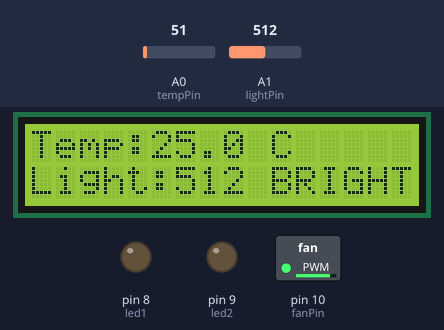
Recording of a sketch running on a simulated Arduino Uno, built with avr-gcc and run on an emulated ATmega328P. Parts: 16×2 character LCD, switched loads named in the sketch (green lamp = pin HIGH), output pins drawn as LEDs (lit = HIGH). The inputs (shaded band) are chosen by the test bench; at power-on: A1 (lightPin) = 512, A0 (tempPin) = 51.

Above: at 1.2 s.
1.3 s: A1 (lightPin) set to 138
At 7.3 s:
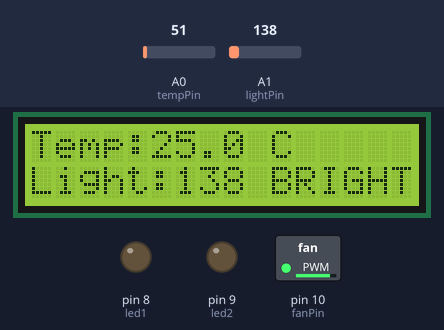
13.3 s: A1 (lightPin) set to 124
At 19.0 s:
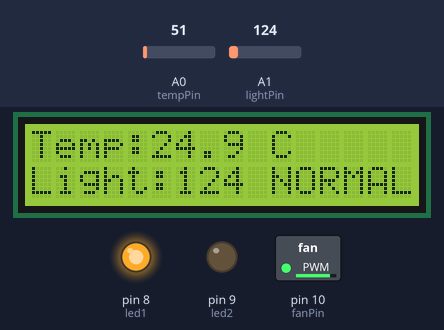
25.3 s: A0 (tempPin) set to 112
At 33.8 s:
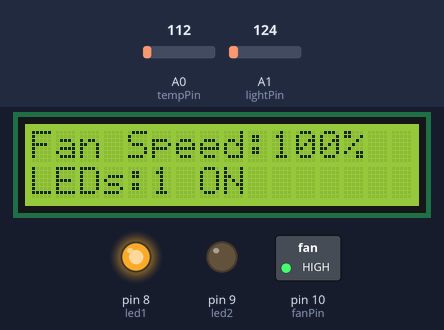
37.3 s: A1 (lightPin) set to 39
At 43.6 s:
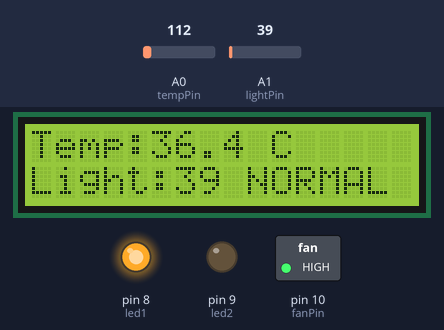
46.2 s: A1 (lightPin) set to 32
At 50.1 s:
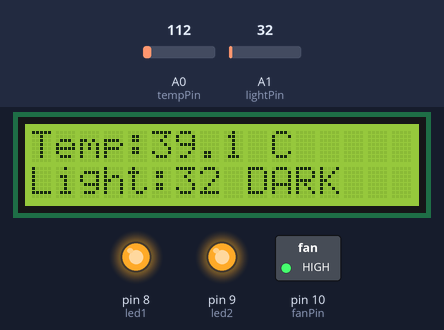
58.2 s: A1 (lightPin) set to 140
At 66.2 s:
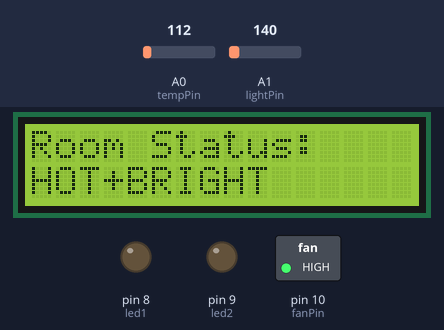
Timing chart, 0 to 67.7 s (numbered marks = the images above; inputs shaded):
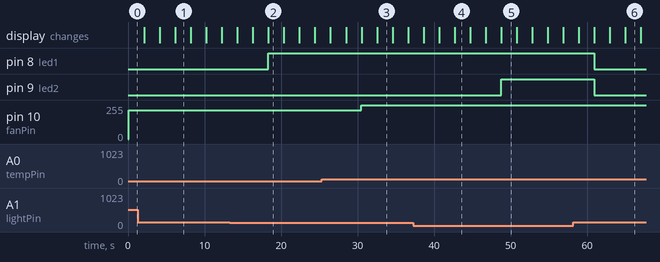

The sketch:

Smart-Room-Environmental-Monitor.ino.ino
```cpp
#include <Wire.h>
#include <LiquidCrystal_I2C.h>

LiquidCrystal_I2C lcd(0x27, 16, 2);

int tempPin = A0;
int lightPin = A1;

int led1 = 8;
int led2 = 9;
int fanPin = 10;

float smoothTemp = 25.0;

void setup() {
  lcd.init();
  lcd.backlight();
  lcd.clear();

  pinMode(led1, OUTPUT);
  pinMode(led2, OUTPUT);
  pinMode(fanPin, OUTPUT);
}

void loop() {
  // ===== Read Temperature =====
  int tempValue = analogRead(tempPin);
  float tempC = tempValue * 0.488;

  smoothTemp = (smoothTemp * 0.85) + (tempC * 0.15);

  // ===== Read Light =====
  int lightValue = analogRead(lightPin);

  String lightStatus;
  int ledCount = 0;

  if (lightValue > 130) {
    lightStatus = "BRIGHT";
    digitalWrite(led1, LOW);
    digitalWrite(led2, LOW);
    ledCount = 0;
  }
  else if (lightValue > 35) {
    lightStatus = "NORMAL LIGHT";
    digitalWrite(led1, HIGH);
    digitalWrite(led2, LOW);
    ledCount = 1;
  }
  else {
    lightStatus = "DARK";
    digitalWrite(led1, HIGH);
    digitalWrite(led2, HIGH);
    ledCount = 2;
  }

  // ===== Fan Speed Logic =====
  int fanSpeed;

  if (smoothTemp <= 10) {
    fanSpeed = 0;
  }
  else if (smoothTemp >= 28) {
    fanSpeed = 255;
  }
  else {
    fanSpeed = map((int)smoothTemp, 10, 28, 80, 255);
  }

  analogWrite(fanPin, fanSpeed);

  int fanPercent = map(fanSpeed, 0, 255, 0, 100);

  // ===== Temperature Status =====
  String tempStatus;

  if (smoothTemp < 12) {
    tempStatus = "COLD";
  }
  else if (smoothTemp < 28) {
    tempStatus = "WARM";
  }
  else {
    tempStatus = "HOT";
  }

  // ===== Page 1: Sensor Values =====
  lcd.clear();
  lcd.setCursor(0, 0);
  lcd.print("Temp:");
  lcd.print(smoothTemp, 1);
  lcd.print(" C");

  lcd.setCursor(0, 1);
  lcd.print("Light:");
  lcd.print(lightValue);
  lcd.print(" ");
  lcd.print(lightStatus);

  delay(2000);

  // ===== Page 2: Output Actions =====
  lcd.clear();
  lcd.setCursor(0, 0);
  lcd.print("Fan Speed:");
  lcd.print(fanPercent);
  lcd.print("%");

  lcd.setCursor(0, 1);
  lcd.print("LEDs:");
  lcd.print(ledCount);
  lcd.print(" ON");

  delay(2000);

  // ===== Page 3: Smart Status =====
  lcd.clear();
  lcd.setCursor(0, 0);
  lcd.print("Room Status:");

  lcd.setCursor(0, 1);
  lcd.print(tempStatus);
  lcd.print("+");
  lcd.print(lightStatus);

  delay(2000);
}
```

Measured:
- the behaviour switches between 131 and 130 on A1 (lightPin) (found by bisection; images 1 and 2)
- the behaviour switches between 36 and 35 on A1 (lightPin) (found by bisection; images 4 and 5)
- after the input at 13.3 s, pin 8 (led1): LOW → HIGH after 5.0 s; the display: first differs from a run without the input after 5.0 s (image 2)
- after the input at 25.3 s, pin 10 (fanPin): 216/255 → 255/255 after 5.2 s
- after the input at 46.2 s, pin 9 (led2): LOW → HIGH after 2.6 s; the display: first differs from a run without the input after 2.6 s (image 5)
- after the input at 58.2 s, pin 8 (led1), pin 9 (led2): HIGH → LOW after 2.7 s; the display: first differs from a run without the input after 2.8 s (image 6 shows a later state)
- what the display in image 1 shows lasts 2.0 s, from 6.2 s to 8.2 s
